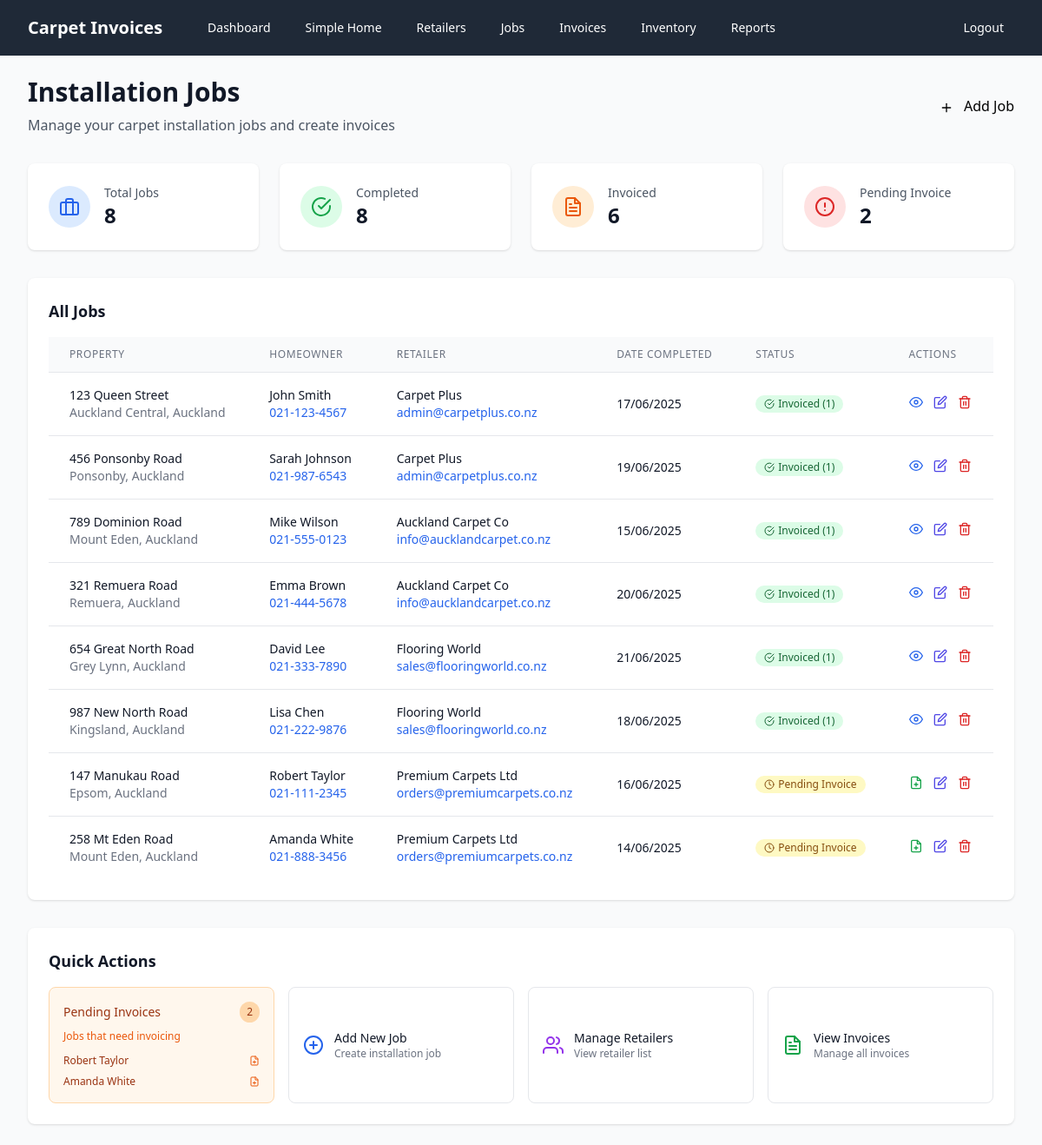
/jobs (signed in), run on an earlier commit of the app's database.
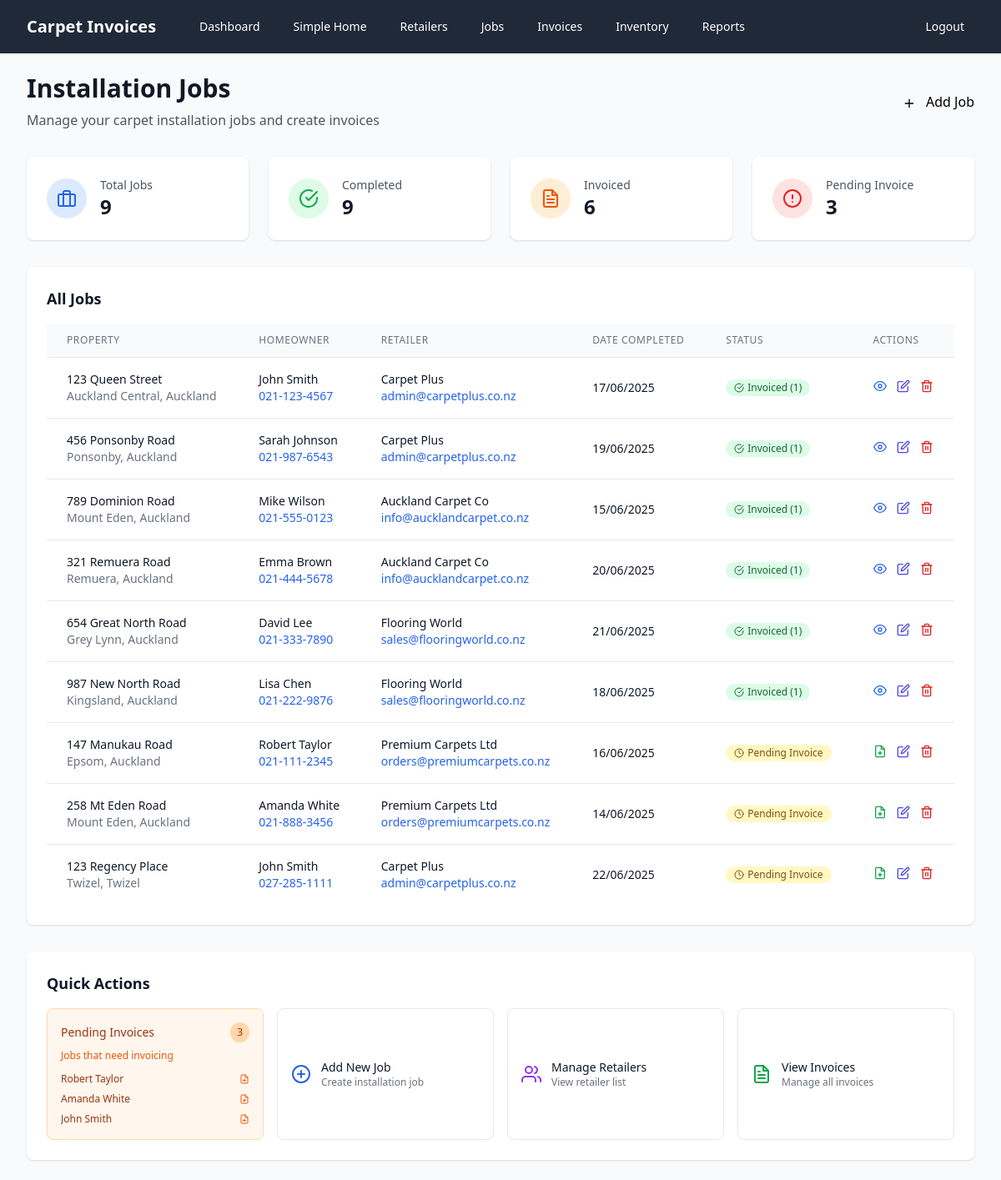
And on a later commit of the database.
### models.py (models this page shows, shortened)
class Job(db.Model):
    id = db.Column(db.Integer, primary_key=True)
    street_address = db.Column(db.String(200), nullable=False)
    suburb = db.Column(db.String(100), nullable=False)
    town_city = db.Column(db.String(100), nullable=False)
    retailer_id = db.Column(db.Integer, ForeignKey('retailer.id'), nullable=False)
    homeowner_name = db.Column(db.String(100), nullable=False)
    homeowner_phone = db.Column(db.String(20), nullable=False)
    date_completed = db.Column(db.Date, nullable=False)
    retailer = relationship("Retailer", back_populates="jobs")
    invoices = relationship("Invoice", back_populates="job")

class Retailer(db.Model):
    id = db.Column(db.Integer, primary_key=True)
    name = db.Column(db.String(100), nullable=False)
    email = db.Column(db.String(120), nullable=False)
    phone = db.Column(db.String(20), nullable=False)
    jobs = relationship("Job", back_populates="retailer")

### app.py (the view)
@app.route('/jobs')
@login_required
def jobs():
    jobs_list = db.session.query(Job).join(Retailer).all()
    return render_template('jobs.html', jobs=jobs_list)

### app.py (called while the page is built)
def login_required(f):
    from functools import wraps
    @wraps(f)
    def decorated_function(*args, **kwargs):
        if not session.get('logged_in'):
            return redirect(url_for('login'))
        return f(*args, **kwargs)
    return decorated_function

@app.template_filter('nz_date')
def nz_date_filter(date):
    if date:
        return date.strftime('%d/%m/%Y')
    return ''

### templates/jobs.html (shortened to what this page needs)
{% extends "base.html" %}
{% block content %}
<div class="flex flex-col sm:flex-row justify-between items-start sm:items-center mb-8">
    <div>
        <h1 class="text-3xl font-bold text-gray-900">Installation Jobs</h1>
        <p class="mt-2 text-gray-600">Manage your carpet installation jobs and create invoices</p>
    </div>
    <div class="mt-4 sm:mt-0">
        <a href="{{ url_for('add_job') }}" class="btn-primary">
            <i data-feather="plus" class="inline h-4 w-4 mr-2"></i>
            Add Job
        </a>
    </div>
</div>
<div class="grid grid-cols-1 md:grid-cols-4 gap-6 mb-8">
    <div class="bg-white rounded-lg shadow p-6">
        <div class="flex items-center">
            <div class="p-3 rounded-full bg-blue-100">
                <i data-feather="briefcase" class="h-6 w-6 text-blue-600"></i>
            </div>
            <div class="ml-4">
                <p class="text-sm font-medium text-gray-600">Total Jobs</p>
                <p class="text-2xl font-bold text-gray-900">{{ jobs|length }}</p>
            </div>
        </div>
    </div>
    <div class="bg-white rounded-lg shadow p-6">
        <div class="flex items-center">
            <div class="p-3 rounded-full bg-green-100">
                <i data-feather="check-circle" class="h-6 w-6 text-green-600"></i>
            </div>
            <div class="ml-4">
                <p class="text-sm font-medium text-gray-600">Completed</p>
                <p class="text-2xl font-bold text-gray-900">{{ jobs|length }}</p>
            </div>
        </div>
    </div>
    <div class="bg-white rounded-lg shadow p-6">
        <div class="flex items-center">
            <div class="p-3 rounded-full bg-orange-100">
                <i data-feather="file-text" class="h-6 w-6 text-orange-600"></i>
            </div>
            <div class="ml-4">
                <p class="text-sm font-medium text-gray-600">Invoiced</p>
                <p class="text-2xl font-bold text-gray-900">
                    {{ jobs|selectattr('invoices')|list|length }}
                </p>
            </div>
        </div>
    </div>
    <div class="bg-white rounded-lg shadow p-6">
        <div class="flex items-center">
            <div class="p-3 rounded-full bg-red-100">
                <i data-feather="alert-circle" class="h-6 w-6 text-red-600"></i>
            </div>
            <div class="ml-4">
                <p class="text-sm font-medium text-gray-600">Pending Invoice</p>
                <p class="text-2xl font-bold text-gray-900">
                    {{ jobs|rejectattr('invoices')|list|length }}
                </p>
            </div>
        </div>
    </div>
</div>
<div class="bg-white rounded-lg shadow">
    <div class="p-6">
        <h2 class="text-lg font-semibold text-gray-900 mb-4">All Jobs</h2>
        {% if jobs %}
        <div class="overflow-x-auto">
            <table class="min-w-full divide-y divide-gray-200">
                <thead class="bg-gray-50">
                    <tr>
                        <th class="px-6 py-3 text-left text-xs font-medium text-gray-500 uppercase tracking-wider">
                            Property
                        </th>
                        <th class="px-6 py-3 text-left text-xs font-medium text-gray-500 uppercase tracking-wider">
                            Homeowner
                        </th>
                        <th class="px-6 py-3 text-left text-xs font-medium text-gray-500 uppercase tracking-wider">
                            Retailer
                        </th>
                        <th class="px-6 py-3 text-left text-xs font-medium text-gray-500 uppercase tracking-wider">
                            Date Completed
                        </th>
                        <th class="px-6 py-3 text-left text-xs font-medium text-gray-500 uppercase tracking-wider">
                            Status
                        </th>
                        <th class="px-6 py-3 text-left text-xs font-medium text-gray-500 uppercase tracking-wider">
                            Actions
                        </th>
                    </tr>
                </thead>
                <tbody class="bg-white divide-y divide-gray-200">
                    {% for job in jobs %}
                    <tr class="hover:bg-gray-50">
                        <td class="px-6 py-4 whitespace-nowrap">
                            <div class="text-sm font-medium text-gray-900">{{ job.street_address }}</div>
                            <div class="text-sm text-gray-500">{{ job.suburb }}, {{ job.town_city }}</div>
                        </td>
                        <td class="px-6 py-4 whitespace-nowrap">
                            <div class="text-sm text-gray-900">{{ job.homeowner_name }}</div>
                            <div class="text-sm text-gray-500">
                                <a href="tel:{{ job.homeowner_phone }}" class="text-blue-600 hover:text-blue-800">
                                    {{ job.homeowner_phone }}
                                </a>
                            </div>
                        </td>
                        <td class="px-6 py-4 whitespace-nowrap">
                            <div class="text-sm text-gray-900">{{ job.retailer.name }}</div>
                            <div class="text-sm text-gray-500">
                                <a href="mailto:{{ job.retailer.email }}" class="text-blue-600 hover:text-blue-800">
                                    {{ job.retailer.email }}
                                </a>
                            </div>
                        </td>
                        <td class="px-6 py-4 whitespace-nowrap text-sm text-gray-900">
                            {{ job.date_completed | nz_date }}
                        </td>
                        <td class="px-6 py-4 whitespace-nowrap">
                            {% if job.invoices %}
                                <span class="inline-flex items-center px-2.5 py-0.5 rounded-full text-xs font-medium bg-green-100 text-green-800">
                                    <i data-feather="check-circle" class="w-3 h-3 mr-1"></i>
                                    Invoiced ({{ job.invoices|length }})
                                </span>
                            {% else %}
                                <span class="inline-flex items-center px-2.5 py-0.5 rounded-full text-xs font-medium bg-yellow-100 text-yellow-800">
                                    <i data-feather="clock" class="w-3 h-3 mr-1"></i>
                                    Pending Invoice
                                </span>
                            {% endif %}
                        </td>
                        <td class="px-6 py-4 whitespace-nowrap text-sm font-medium">
                            <div class="flex space-x-3">
                                {% if not job.invoices %}
                                    <a href="{{ url_for('add_invoice', job_id=job.id) }}"
                                       class="text-green-600 hover:text-green-800"
                                       title="Create Invoice">
                                        <i data-feather="file-plus" class="h-4 w-4"></i>
                                    </a>
                                {% else %}
                                    <a href="{{ url_for('invoice_preview', invoice_id=job.invoices[0].id) }}"
                                       class="text-blue-600 hover:text-blue-800"
                                       title="View Invoice">
                                        <i data-feather="eye" class="h-4 w-4"></i>
                                    </a>
                                {% endif %}
                                <a href="{{ url_for('edit_job', job_id=job.id) }}" class="text-indigo-600 hover:text-indigo-800" title="Edit Job">
                                    <i data-feather="edit" class="h-4 w-4"></i>
                                </a>
                                <form method="POST" action="{{ url_for('delete_job', job_id=job.id) }}" class="inline delete-form">
                                    <button type="submit" class="text-red-600 hover:text-red-800" title="Delete Job">
                                        <i data-feather="trash-2" class="h-4 w-4"></i>
                                    </button>
                                </form>
                            </div>
                        </td>
                    </tr>
                    {% endfor %}
                </tbody>
            </table>
        </div>
        {% endif %}
    </div>
</div>
{% if jobs %}
<div class="mt-8 bg-white rounded-lg shadow">
    <div class="p-6">
        <h3 class="text-lg font-semibold text-gray-900 mb-4">Quick Actions</h3>
        <div class="grid grid-cols-1 sm:grid-cols-2 lg:grid-cols-4 gap-4">
            {% set pending_jobs = jobs|rejectattr('invoices')|list %}
            {% if pending_jobs %}
            <div class="border border-orange-200 rounded-lg p-4 bg-orange-50">
                <div class="flex items-center justify-between mb-2">
                    <h4 class="text-sm font-medium text-orange-800">Pending Invoices</h4>
                    <span class="bg-orange-200 text-orange-800 text-xs px-2 py-1 rounded-full">
                        {{ pending_jobs|length }}
                    </span>
                </div>
                <p class="text-xs text-orange-600 mb-3">Jobs that need invoicing</p>
                <div class="space-y-2">
                    {% for job in pending_jobs[:3] %}
                    <div class="flex items-center justify-between">
                        <span class="text-xs text-orange-800 truncate">{{ job.homeowner_name }}</span>
                        <a href="{{ url_for('add_invoice', job_id=job.id) }}"
                           class="text-orange-600 hover:text-orange-800">
                            <i data-feather="file-plus" class="h-3 w-3"></i>
                        </a>
                    </div>
                    {% endfor %}
                </div>
            </div>
            {% endif %}
            <a href="{{ url_for('add_job') }}" class="flex items-center p-4 border border-gray-200 rounded-lg hover:bg-gray-50 transition duration-200">
                <div class="flex-shrink-0">
                    <i data-feather="plus-circle" class="h-6 w-6 text-blue-600"></i>
                </div>
                <div class="ml-3">
                    <p class="text-sm font-medium text-gray-900">Add New Job</p>
                    <p class="text-xs text-gray-500">Create installation job</p>
                </div>
            </a>
            <a href="{{ url_for('retailers') }}" class="flex items-center p-4 border border-gray-200 rounded-lg hover:bg-gray-50 transition duration-200">
                <div class="flex-shrink-0">
                    <i data-feather="users" class="h-6 w-6 text-purple-600"></i>
                </div>
                <div class="ml-3">
                    <p class="text-sm font-medium text-gray-900">Manage Retailers</p>
                    <p class="text-xs text-gray-500">View retailer list</p>
                </div>
            </a>
            <a href="{{ url_for('invoices') }}" class="flex items-center p-4 border border-gray-200 rounded-lg hover:bg-gray-50 transition duration-200">
                <div class="flex-shrink-0">
                    <i data-feather="file-text" class="h-6 w-6 text-green-600"></i>
                </div>
                <div class="ml-3">
                    <p class="text-sm font-medium text-gray-900">View Invoices</p>
                    <p class="text-xs text-gray-500">Manage all invoices</p>
                </div>
            </a>
        </div>
    </div>
</div>
{% endif %}
{% endblock %}

### templates/base.html (shortened to what this page needs)
<!DOCTYPE html>
<html lang="en">
<head>
    <script src="https://cdn.tailwindcss.com"></script>
</head>
<body class="bg-gray-50 min-h-screen">
    {% if session.logged_in %}
    <nav class="bg-gray-800 text-white no-print">
        <div class="max-w-7xl mx-auto px-4 sm:px-6 lg:px-8">
            <div class="flex items-center justify-between h-16">
                <div class="flex items-center">
                    <div class="flex-shrink-0">
                        <h1 class="text-xl font-bold">Carpet Invoices</h1>
                    </div>
                    <div class="hidden md:block">
                        <div class="ml-10 flex items-baseline space-x-4">
                            <a href="{{ url_for('index') }}" class="hover:bg-gray-700 px-3 py-2 rounded-md text-sm font-medium">
                                Dashboard
                            </a>
                            <a href="{{ url_for('simple_home') }}" class="hover:bg-gray-700 px-3 py-2 rounded-md text-sm font-medium">
                                Simple Home
                            </a>
                            <a href="{{ url_for('retailers') }}" class="hover:bg-gray-700 px-3 py-2 rounded-md text-sm font-medium">
                                Retailers
                            </a>
                            <a href="{{ url_for('jobs') }}" class="hover:bg-gray-700 px-3 py-2 rounded-md text-sm font-medium">
                                Jobs
                            </a>
                            <a href="{{ url_for('invoices') }}" class="hover:bg-gray-700 px-3 py-2 rounded-md text-sm font-medium">
                                Invoices
                            </a>
                            <a href="{{ url_for('inventory') }}" class="hover:bg-gray-700 px-3 py-2 rounded-md text-sm font-medium">
                                Inventory
                            </a>
                            <a href="{{ url_for('reports') }}" class="hover:bg-gray-700 px-3 py-2 rounded-md text-sm font-medium">
                                Reports
                            </a>
                        </div>
                    </div>
                </div>
                <div class="hidden md:block">
                    <div class="ml-4 flex items-center md:ml-6">
                        <a href="{{ url_for('logout') }}" class="hover:bg-gray-700 px-3 py-2 rounded-md text-sm font-medium">
                            Logout
                        </a>
                    </div>
                </div>
            </div>
        </div>
    </nav>
    {% endif %}
    <main class="{% if not session.logged_in %}min-h-screen flex items-center justify-center{% else %}max-w-7xl mx-auto py-6 px-4 sm:px-6 lg:px-8{% endif %}">
        {% block content %}{% endblock %}
    </main>
</body>
</html>

### templates/base.html (style rules this page uses)
.btn-primary { @apply bg-blue-600 hover:bg-blue-700 text-white font-semibold py-3 px-6 rounded-lg transition duration-200; }

What changed in the data, as far as the page shows it:
added Job: street_address "123 Regency Place", suburb "Twizel", town_city "Twizel", homeowner_name "John Smith", homeowner_phone "027-285-1111", retailer.name "Carpet Plus", retailer.email "admin@carpetplus.co.nz", date_completed|nz_date "22/06/2025", shows "Pending Invoice"
Also different on the page:
{{ jobs|length }}: "8" → "9"
{{ jobs|rejectattr('invoices')|list|length }}: "2" → "3"
{{ pending_jobs|length }}: "2" → "3"
